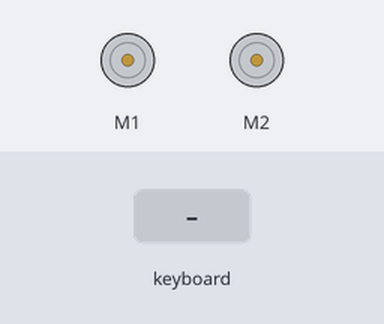
This program was run on a simulated Raspberry Pi (BCM pin numbers). Shown: 2 × DC motor (green arrow = forward, orange = backward, longer = faster). The test bench sets the inputs (shaded band). Motors are numbered in the order the program creates them (left before right in a Robot).

Above: at 1.2 s.
1.3 s: key up typed on the keyboard
At 1.37 s:
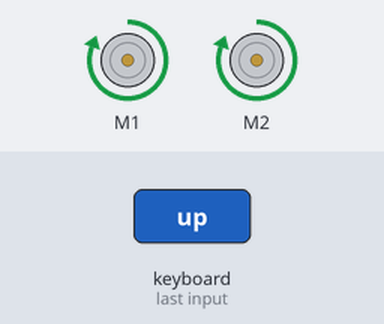
2.9 s: key down typed on the keyboard
At 2.97 s:
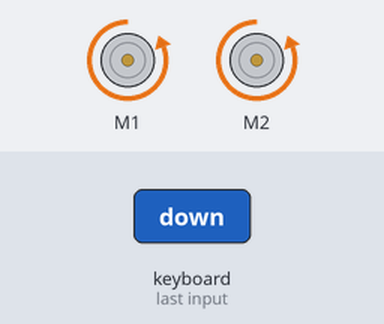
4.5 s: key left typed on the keyboard
At 4.57 s:
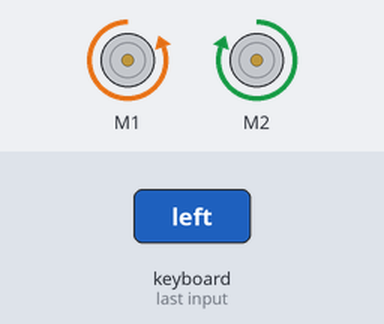
6.1 s: key right typed on the keyboard
At 6.17 s:
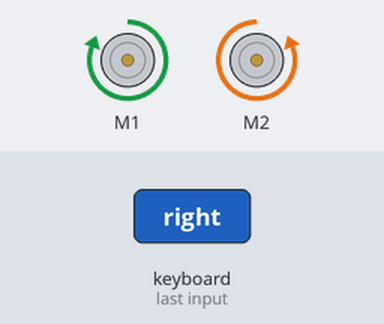
Timing chart, 0 to 8.7 s (numbered marks = the images above; inputs shaded):
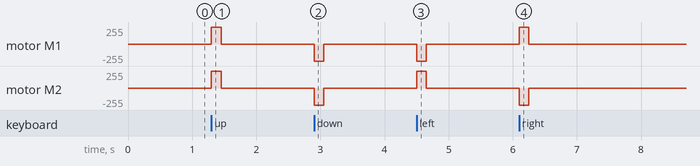

The program:

Johnny263.py
```python
# This uses a hbridge module
# guide found @ https://projects.raspberrypi.org/en/projects/build-a-buggy/2
# and merged with another guide found @ https://gpiozero.readthedocs.io/en/v1.1.0/recipes.html#keyboard-controlled-robot

from evdev import InputDevice, list_devices, ecodes
from gpiozero import Robot
johnny = Robot(left=(7,8), right=(9,10))

devices = [InputDevice(device) for device in list_devices()]
keyboard = devices[0]  # this may vary

keypress_actions = {
    ecodes.KEY_UP: johnny.forward,
    ecodes.KEY_DOWN: johnny.backward,
    ecodes.KEY_LEFT: johnny.left,
    ecodes.KEY_RIGHT: johnny.right,
}

for event in keyboard.read_loop():
    if event.type == ecodes.EV_KEY:
        if event.value == 1:  # key down
            keypress_actions[event.code]()
        if event.value == 0:  # key up
            johnny.stop()
```

Measured:
- after the input at 1.3 s, motor M1, motor M2: stopped → forward 255/255 at once, → stopped 0.15 s later
- after the input at 2.9 s, motor M1, motor M2: stopped → backward 255/255 at once, → stopped 0.15 s later
- after the input at 4.5 s, motor M1: stopped → backward 255/255 at once, → stopped 0.15 s later; motor M2: stopped → forward 255/255 at once, → stopped 0.15 s later
- after the input at 6.1 s, motor M1: stopped → forward 255/255 at once, → stopped 0.15 s later; motor M2: stopped → backward 255/255 at once, → stopped 0.15 s later
